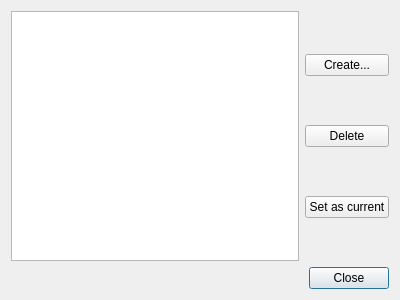
<?xml version="1.0" encoding="UTF-8"?>
<ui version="4.0">
 <class>ManageWorkspacesDialog</class>
 <widget class="QDialog" name="ManageWorkspacesDialog">
  <property name="windowModality">
   <enum>Qt::ApplicationModal</enum>
  </property>
  <property name="geometry">
   <rect>
    <x>0</x>
    <y>0</y>
    <width>400</width>
    <height>300</height>
   </rect>
  </property>
  <property name="windowTitle">
   <string>Manage workspaces</string>
  </property>
  <property name="windowIcon">
   <iconset theme="user-home"/>
  </property>
  <property name="locale">
   <locale language="English" country="UnitedStates"/>
  </property>
  <layout class="QGridLayout" name="gridLayout">
   <item row="1" column="0">
    <widget class="QDialogButtonBox" name="buttonBox">
     <property name="sizePolicy">
      <sizepolicy hsizetype="Preferred" vsizetype="Fixed">
       <horstretch>0</horstretch>
       <verstretch>0</verstretch>
      </sizepolicy>
     </property>
     <property name="locale">
      <locale language="English" country="UnitedStates"/>
     </property>
     <property name="orientation">
      <enum>Qt::Horizontal</enum>
     </property>
     <property name="standardButtons">
      <set>QDialogButtonBox::Close</set>
     </property>
    </widget>
   </item>
   <item row="0" column="0">
    <layout class="QHBoxLayout" name="horizontalLayout">
     <item>
      <layout class="QVBoxLayout" name="verticalLayout">
       <item>
        <widget class="QListView" name="listView"/>
       </item>
      </layout>
     </item>
     <item>
      <layout class="QVBoxLayout" name="verticalLayout_2">
       <item>
        <widget class="QPushButton" name="createWorkspace">
         <property name="text">
          <string>Create...</string>
         </property>
        </widget>
       </item>
       <item>
        <widget class="QPushButton" name="deleteWorkspace">
         <property name="text">
          <string>Delete</string>
         </property>
        </widget>
       </item>
       <item>
        <widget class="QPushButton" name="setAsCurrentWorkspace">
         <property name="text">
          <string>Set as current</string>
         </property>
        </widget>
       </item>
      </layout>
     </item>
    </layout>
   </item>
  </layout>
 </widget>
 <resources/>
 <connections>
  <connection>
   <sender>buttonBox</sender>
   <signal>accepted()</signal>
   <receiver>ManageWorkspacesDialog</receiver>
   <slot>accept()</slot>
   <hints>
    <hint type="sourcelabel">
     <x>248</x>
     <y>254</y>
    </hint>
    <hint type="destinationlabel">
     <x>157</x>
     <y>274</y>
    </hint>
   </hints>
  </connection>
  <connection>
   <sender>buttonBox</sender>
   <signal>rejected()</signal>
   <receiver>ManageWorkspacesDialog</receiver>
   <slot>reject()</slot>
   <hints>
    <hint type="sourcelabel">
     <x>316</x>
     <y>260</y>
    </hint>
    <hint type="destinationlabel">
     <x>286</x>
     <y>274</y>
    </hint>
   </hints>
  </connection>
 </connections>
</ui>
